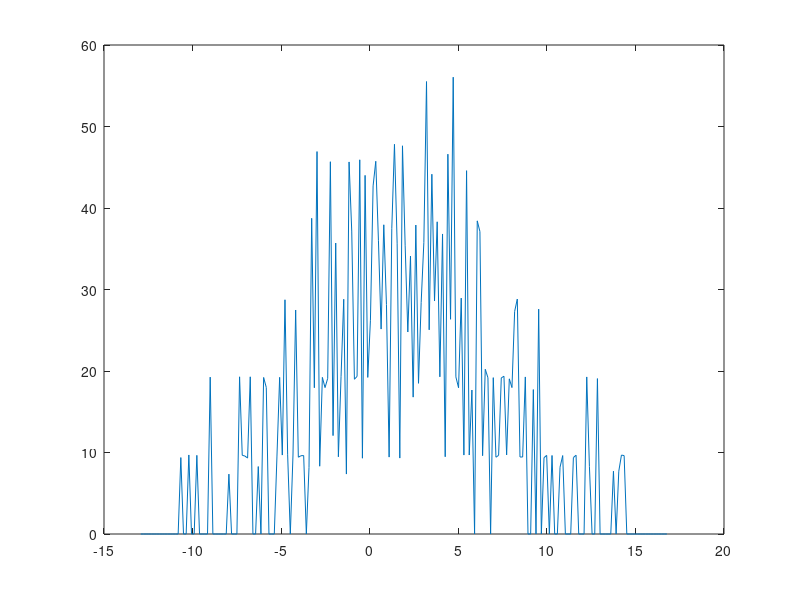

The MATLAB script that drew this image:
x = [-12.924623, -12.773869, -12.623116, -12.472362, -12.321608, -12.170854, -12.020101, -11.869347, -11.718593, -11.567839, -11.417085, -11.266332, -11.115578, -10.964824, -10.814070, -10.663317, -10.512563, -10.361809, -10.211055, -10.060302, -9.909548, -9.758794, -9.608040, -9.457286, -9.306533, -9.155779, -9.005025, -8.854271, -8.703518, -8.552764, -8.402010, -8.251256, -8.100503, -7.949749, -7.798995, -7.648241, -7.497487, -7.346734, -7.195980, -7.045226, -6.894472, -6.743719, -6.592965, -6.442211, -6.291457, -6.140704, -5.989950, -5.839196, -5.688442, -5.537688, -5.386935, -5.236181, -5.085427, -4.934673, -4.783920, -4.633166, -4.482412, -4.331658, -4.180905, -4.030151, -3.879397, -3.728643, -3.577889, -3.427136, -3.276382, -3.125628, -2.974874, -2.824121, -2.673367, -2.522613, -2.371859, -2.221106, -2.070352, -1.919598, -1.768844, -1.618090, -1.467337, -1.316583, -1.165829, -1.015075, -0.864322, -0.713568, -0.562814, -0.412060, -0.261307, -0.110553, 0.040201, 0.190955, 0.341709, 0.492462, 0.643216, 0.793970, 0.944724, 1.095477, 1.246231, 1.396985, 1.547739, 1.698492, 1.849246, 2.000000, 2.150754, 2.301508, 2.452261, 2.603015, 2.753769, 2.904523, 3.055276, 3.206030, 3.356784, 3.507538, 3.658291, 3.809045, 3.959799, 4.110553, 4.261307, 4.412060, 4.562814, 4.713568, 4.864322, 5.015075, 5.165829, 5.316583, 5.467337, 5.618090, 5.768844, 5.919598, 6.070352, 6.221106, 6.371859, 6.522613, 6.673367, 6.824121, 6.974874, 7.125628, 7.276382, 7.427136, 7.577889, 7.728643, 7.879397, 8.030151, 8.180905, 8.331658, 8.482412, 8.633166, 8.783920, 8.934673, 9.085427, 9.236181, 9.386935, 9.537688, 9.688442, 9.839196, 9.989950, 10.140704, 10.291457, 10.442211, 10.592965, 10.743719, 10.894472, 11.045226, 11.195980, 11.346734, 11.497487, 11.648241, 11.798995, 11.949749, 12.100503, 12.251256, 12.402010, 12.552764, 12.703518, 12.854271, 13.005025, 13.155779, 13.306533, 13.457286, 13.608040, 13.758794, 13.909548, 14.060302, 14.211055, 14.361809, 14.512563, 14.663317, 14.814070, 14.964824, 15.115578, 15.266332, 15.417085, 15.567839, 15.718593, 15.869347, 16.020101, 16.170854, 16.321608, 16.472362, 16.623116, 16.773869, ];

f = [0.000000 0.000000 0.000000 0.000000 0.000000 0.000000 0.000000 0.000000 0.000000 0.000000 0.000000 0.000000 0.000000 0.000000 0.000000 9.378722 0.000000 0.000000 9.698869 0.000000 0.000000 9.651634 0.000000 0.000000 0.000000 0.000000 19.248160 0.000000 0.000000 0.000000 0.000000 0.000000 0.000000 7.347628 0.000000 0.000000 0.000000 19.287523 9.656882 9.567661 9.315742 19.287523 0.000000 0.000000 8.276578 0.000000 19.208798 17.983319 0.000000 0.000000 0.000000 9.565037 19.221919 9.685748 28.739721 9.714613 0.000000 9.690996 27.485376 9.420708 9.604399 9.625392 0.000000 8.166363 38.737743 17.943957 46.925100 8.318564 19.219295 17.964950 19.098584 45.678627 12.073727 35.701598 9.473191 19.345254 28.805325 7.355500 45.652385 37.171124 18.985745 19.340006 45.914801 9.299997 44.004418 19.214046 26.228407 42.713334 45.733734 35.982383 25.144632 37.940001 28.151911 9.436453 37.501767 47.817311 35.685853 9.315742 47.633621 35.436559 24.785123 34.103489 16.794578 37.908511 18.489780 28.422198 35.748833 55.516576 25.052786 44.146122 28.587520 38.307382 19.284899 36.814239 9.478440 46.604953 26.346494 56.051903 19.277026 17.943957 28.944405 9.685748 44.581731 9.690996 17.665796 0.000000 38.422845 37.108144 9.607023 20.213849 19.174684 0.000000 19.185181 9.420708 9.651634 19.156315 19.353127 9.704117 19.040852 17.964950 27.314806 28.831566 9.449574 9.444326 19.271778 0.000000 0.000000 17.720904 0.000000 27.592966 0.000000 9.365601 9.646386 0.000000 9.635889 0.000000 0.000000 8.197853 9.625392 0.000000 0.000000 0.000000 9.378722 9.667379 0.000000 0.000000 0.000000 19.271778 8.289699 0.000000 0.000000 19.069718 0.000000 0.000000 0.000000 0.000000 0.000000 7.704512 0.000000 7.704512 9.685748 9.620144 0.000000 0.000000 0.000000 0.000000 0.000000 0.000000 0.000000 0.000000 0.000000 0.000000 0.000000 0.000000 0.000000 0.000000 0.000000 0.000000 ];

figure;

plot(x, f);

